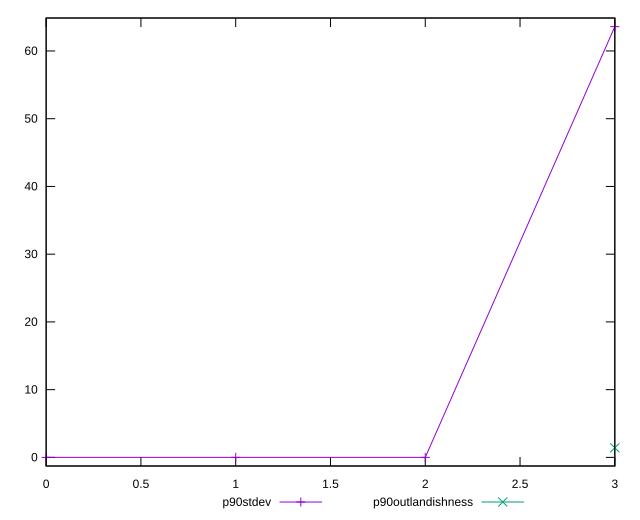

This figure's gnuplot source:
reset

$p90Stdev <<EOF
0 0
1 0
2 0
3 63.59255560293404
EOF

$p90Outlandishness <<EOF
3 1.416841740163231
EOF

set key outside below
set xrange [0:3]
set yrange [-1.2718511120586808:64.86440671499273]
set trange [-1.2718511120586808:64.86440671499273]
set terminal svg size 640, 520 enhanced background rgb 'white'
set output "reports/report_00027_2021-02-24T12-40-31.850Z/legacy-javascript/progression/stddev.svg"

plot $p90Stdev title "p90stdev" with linespoints, \
     $p90Outlandishness title "p90outlandishness" with linespoints

reset
